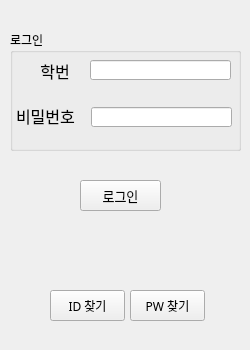
<?xml version="1.0" encoding="UTF-8"?>
<ui version="4.0">
 <class>widget</class>
 <widget class="QWidget" name="widget">
  <property name="geometry">
   <rect>
    <x>0</x>
    <y>0</y>
    <width>250</width>
    <height>350</height>
   </rect>
  </property>
  <property name="minimumSize">
   <size>
    <width>250</width>
    <height>350</height>
   </size>
  </property>
  <property name="maximumSize">
   <size>
    <width>250</width>
    <height>350</height>
   </size>
  </property>
  <property name="font">
   <font>
    <family>나눔고딕</family>
   </font>
  </property>
  <property name="windowTitle">
   <string>로그인</string>
  </property>
  <widget class="QGroupBox" name="groupBox">
   <property name="geometry">
    <rect>
     <x>10</x>
     <y>30</y>
     <width>231</width>
     <height>121</height>
    </rect>
   </property>
   <property name="sizePolicy">
    <sizepolicy hsizetype="Preferred" vsizetype="Preferred">
     <horstretch>0</horstretch>
     <verstretch>0</verstretch>
    </sizepolicy>
   </property>
   <property name="minimumSize">
    <size>
     <width>0</width>
     <height>0</height>
    </size>
   </property>
   <property name="maximumSize">
    <size>
     <width>10000</width>
     <height>1000000</height>
    </size>
   </property>
   <property name="title">
    <string>로그인</string>
   </property>
   <widget class="QLabel" name="label_2">
    <property name="geometry">
     <rect>
      <x>6</x>
      <y>70</y>
      <width>91</width>
      <height>31</height>
     </rect>
    </property>
    <property name="font">
     <font>
      <family>나눔고딕</family>
      <pointsize>12</pointsize>
     </font>
    </property>
    <property name="text">
     <string>비밀번호</string>
    </property>
   </widget>
   <widget class="QLabel" name="label">
    <property name="geometry">
     <rect>
      <x>20</x>
      <y>30</y>
      <width>50</width>
      <height>21</height>
     </rect>
    </property>
    <property name="font">
     <font>
      <family>나눔고딕</family>
      <pointsize>12</pointsize>
     </font>
    </property>
    <property name="text">
     <string>학번</string>
    </property>
    <property name="alignment">
     <set>Qt::AlignCenter</set>
    </property>
   </widget>
   <widget class="QLineEdit" name="txtID">
    <property name="geometry">
     <rect>
      <x>80</x>
      <y>30</y>
      <width>141</width>
      <height>20</height>
     </rect>
    </property>
   </widget>
   <widget class="QLineEdit" name="txtPW">
    <property name="geometry">
     <rect>
      <x>81</x>
      <y>77</y>
      <width>141</width>
      <height>20</height>
     </rect>
    </property>
   </widget>
  </widget>
  <widget class="QPushButton" name="btnlogin">
   <property name="geometry">
    <rect>
     <x>80</x>
     <y>180</y>
     <width>81</width>
     <height>31</height>
    </rect>
   </property>
   <property name="font">
    <font>
     <family>나눔고딕</family>
     <pointsize>10</pointsize>
    </font>
   </property>
   <property name="text">
    <string>로그인</string>
   </property>
  </widget>
  <widget class="QPushButton" name="btnID">
   <property name="geometry">
    <rect>
     <x>50</x>
     <y>290</y>
     <width>75</width>
     <height>31</height>
    </rect>
   </property>
   <property name="text">
    <string>ID 찾기</string>
   </property>
  </widget>
  <widget class="QPushButton" name="btnPW">
   <property name="geometry">
    <rect>
     <x>130</x>
     <y>290</y>
     <width>75</width>
     <height>31</height>
    </rect>
   </property>
   <property name="text">
    <string>PW 찾기</string>
   </property>
  </widget>
 </widget>
 <resources/>
 <connections/>
</ui>
